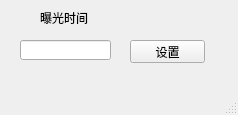
<?xml version="1.0" encoding="UTF-8"?>
<ui version="4.0">
 <class>exposetimesetting</class>
 <widget class="QMainWindow" name="exposetimesetting">
  <property name="geometry">
   <rect>
    <x>0</x>
    <y>0</y>
    <width>238</width>
    <height>115</height>
   </rect>
  </property>
  <property name="windowTitle">
   <string>MainWindow</string>
  </property>
  <widget class="QWidget" name="centralwidget">
   <widget class="QPushButton" name="pushButton">
    <property name="geometry">
     <rect>
      <x>130</x>
      <y>40</y>
      <width>75</width>
      <height>23</height>
     </rect>
    </property>
    <property name="text">
     <string>设置</string>
    </property>
   </widget>
   <widget class="QLabel" name="label">
    <property name="geometry">
     <rect>
      <x>40</x>
      <y>10</y>
      <width>101</width>
      <height>16</height>
     </rect>
    </property>
    <property name="text">
     <string>曝光时间</string>
    </property>
   </widget>
   <widget class="QLineEdit" name="lineEdit">
    <property name="geometry">
     <rect>
      <x>20</x>
      <y>40</y>
      <width>91</width>
      <height>20</height>
     </rect>
    </property>
   </widget>
  </widget>
  <widget class="QMenuBar" name="menubar">
   <property name="geometry">
    <rect>
     <x>0</x>
     <y>0</y>
     <width>238</width>
     <height>22</height>
    </rect>
   </property>
  </widget>
  <widget class="QStatusBar" name="statusbar"/>
 </widget>
 <resources/>
 <connections/>
</ui>
